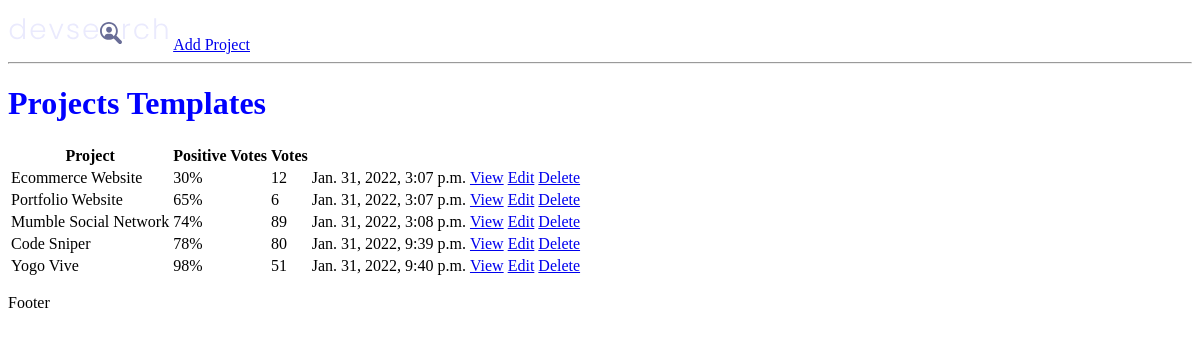
The app's page /, older data.
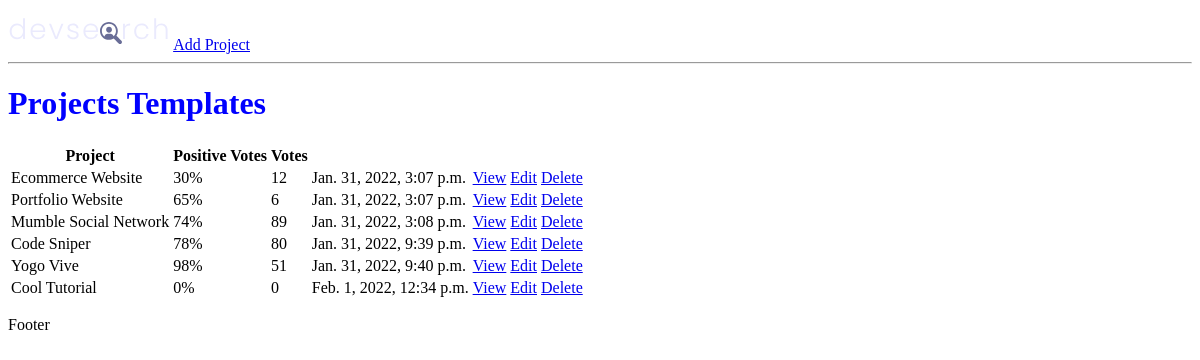
The same page, newer data.
### projects/models.py (models this page shows, shortened)
class Project(models.Model):
    id = models.UUIDField(default=uuid.uuid4, unique=True, primary_key=True, editable=False)
    title = models.CharField(max_length=200)
    description = models.TextField(null=True, blank=True)
    featured_image = models.ImageField(null=True, blank=True, default='default.jpg')
    demo_link = models.CharField(max_length=2000, null=True, blank=True)
    source_link = models.CharField(max_length=2000, null=True, blank=True)
    tags = models.ManyToManyField('Tag', blank=True)
    vote_total = models.IntegerField(default=0, null=True, blank=True)
    vote_ratio = models.IntegerField(default=0, null=True, blank=True)
    created = models.DateTimeField(auto_now_add=True)

### projects/views.py (the view)
# urls.py: path('', include('projects.urls'))
def projects(request):
    projects = Project.objects.all()
    context = {
        'projects': projects
    }
    return render(request, 'projects/projects.html', context)

### projects/templates/projects/projects.html
{%  extends 'main.html' %}
{%  block content %}
    <h1>Projects Templates</h1>
    <table>
    <tr>
        <th>Project</th>
        <th>Positive Votes</th>
        <th>Votes</th>
        <th></th>
        <th></th>
    </tr>
        {% for project in projects %}
            <tr>
            <td>{{ project.title }}</td>
            <td>{{ project.vote_ratio }}%</td>
            <td>{{ project.vote_total }}</td>
            <td>{{ project.created }}</td>
            <td> <a href="{% url 'project' project.id %}">View</a></td>
            <td> <a href="{% url 'update-project' project.id %}">Edit</a></td>
            <td> <a href="{% url 'delete-project' project.id %}">Delete</a></td>
            </tr>
        {% endfor %}
    </table>
{% endblock %}

Row changes from the older to the newer data that the page shows:
added Project: title "Cool Tutorial", vote_ratio "0", vote_total "0", created "Feb. 1, 2022, 12:34 p.m."
